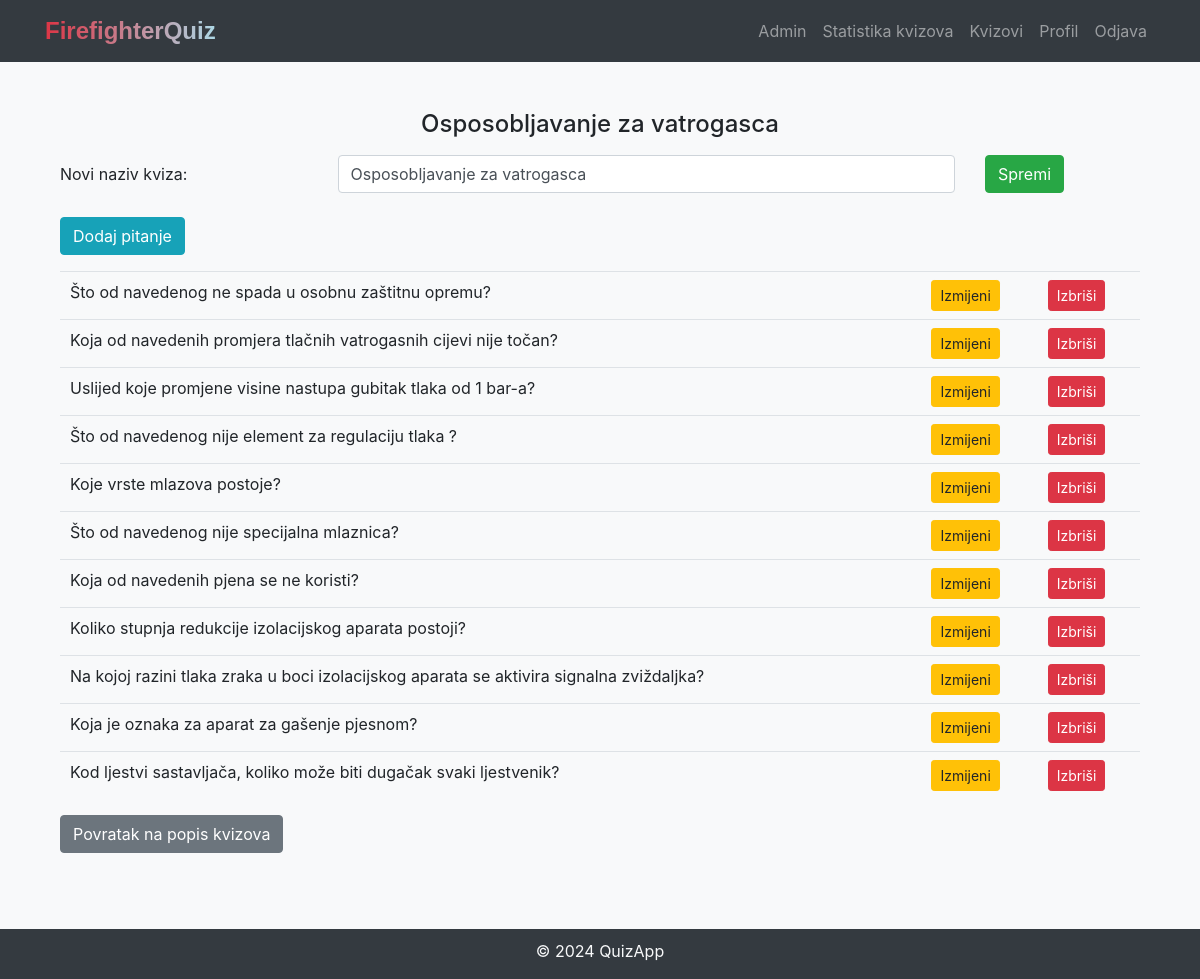
Page /list_questions/1 (signed in) on the committed database.
### models.py (models this page shows)
class Quiz(db.Model):
    id = db.Column(db.Integer, primary_key=True)
    quiz_name = db.Column(db.String(255), nullable=False)
    questions = db.relationship('Question', backref='quiz', lazy=True)
    quiz_scores = db.relationship('QuizScore', backref='quiz', lazy=True)

class Question(db.Model):
    id = db.Column(db.Integer, primary_key=True)
    question_text = db.Column(db.String(255), nullable=False)
    quiz_id = db.Column(db.Integer, db.ForeignKey('quiz.id'), nullable=False)
    answers = db.relationship('Answer', backref='question', lazy=True)
    image_id = db.Column(db.Integer, db.ForeignKey('image.id'))

### views.py (the view)
@admin_app.route('/list_questions/<int:quiz_id>', methods=['GET', 'POST'])
@login_required
def list_questions(quiz_id):
    questions = Question.query.filter_by(quiz_id=quiz_id).all()
    selected_quiz = Quiz.query.get(quiz_id)
    edit_quiz_form = EditQuizForm()
    if edit_quiz_form.validate_on_submit():
        new_quiz_name = edit_quiz_form.new_quiz_name.data
        selected_quiz.quiz_name = new_quiz_name
        db.session.commit()
        return redirect(url_for('admin.list_questions', quiz_id=quiz_id))
    edit_quiz_form.new_quiz_name.data = selected_quiz.quiz_name
    return render_template('admin/listQuestions.html', quiz_id=quiz_id, quiz_name=selected_quiz.quiz_name,
                           questions=questions, edit_quiz_form=edit_quiz_form)

### forms.py
class EditQuizForm(FlaskForm):
    new_quiz_name = StringField('Novi naziv kviza', validators=[DataRequired()])
    submit = SubmitField('Spremi')

### models.py (called while the page is built)
@login_manager.user_loader
def load_user(user_id):
    return User.query.get(int(user_id))

### templates/admin/listQuestions.html (shortened to what this page needs)
<!DOCTYPE html>
<html lang="en">
<head>
    <link rel="stylesheet" type="text/css" href="https://cdn.datatables.net/1.10.24/css/jquery.dataTables.css">
    <link rel="stylesheet" href="https://maxcdn.bootstrapcdn.com/bootstrap/4.5.2/css/bootstrap.min.css">
    <link rel="stylesheet" href="{{ url_for('static', filename='css/styles.css') }}">
</head>
<body class="bg-light">
{% include 'navbar.html' %}
<div class="container mt-5">
    <h4 class="text-center">{{ quiz_name }}</h4>
    <form method="POST" action="{{ url_for('admin.list_questions', quiz_id=quiz_id) }}">
        <div class="container mt-3 mb-2">
            <div class="form-group row">
                <label for="new_quiz_name" class="col-sm-3 col-form-label">Novi naziv kviza:</label>
                <div class="col-sm-7">
                    <input type="text" id="new_quiz_name" name="new_quiz_name" class="form-control" value="{{ edit_quiz_form.new_quiz_name.data }}">
                </div>
                <div class="col-sm-2">
                    {{ edit_quiz_form.submit(class="btn btn-success") }}
                </div>
                </div>
        </div>
    </form>
    <div class="container mt-4 mb-2">
    <a href="{{ url_for('admin.add_question', quiz_id=quiz_id) }}" class="btn btn-info mb-3">Dodaj pitanje</a>
    <table class="table" id="questionsTable">
        <tbody>
        {% for question in questions %}
            <tr>
                <td>{{ question.question_text }}</td>
                <td>
                    <a href="{{ url_for('admin.edit_question', quiz_id=quiz_id, question_id=question.id) }}" class="btn btn-warning btn-sm">Izmijeni</a>
                </td>
                <td>
                    <a href="{{ url_for('admin.delete_question', quiz_id=quiz_id, question_id=question.id) }}" class="btn btn-danger btn-sm">Izbriši</a>
                </td>
            </tr>
        {% endfor %}
        </tbody>
    </table>
    <a class="btn btn-secondary mt-3 mb-5" href="{{ url_for('admin.admin_dashboard') }}">Povratak na popis kvizova</a>
</div>
</div>
{% include 'footer.html' %}
</body>
</html>

### static/css/styles.css (style rules this page uses)
body { padding-bottom: 70px; }

### rows in the picture
Quiz: quiz_name "Osposobljavanje za vatrogasca", new_quiz_name "Osposobljavanje za vatrogasca"
Question: question_text "Što od navedenog ne spada u osobnu zaštitnu opremu?"
Question: question_text "Koja od navedenih promjera tlačnih vatrogasnih cijevi nije točan?"
Question: question_text "Uslijed koje promjene visine nastupa gubitak tlaka od 1 bar-a?"
Question: question_text "Što od navedenog nije element za regulaciju tlaka ?"
Question: question_text "Koje vrste mlazova postoje?"
Question: question_text "Što od navedenog nije specijalna mlaznica?"
Question: question_text "Koja od navedenih pjena se ne koristi?"
Question: question_text "Koliko stupnja redukcije izolacijskog aparata postoji?"
Question: question_text "Na kojoj razini tlaka zraka u boci izolacijskog aparata se aktivira signalna zviždaljka?"
Question: question_text "Koja je oznaka za aparat za gašenje pjesnom?"
Question: question_text "Kod ljestvi sastavljača, koliko može biti dugačak svaki ljestvenik?"
